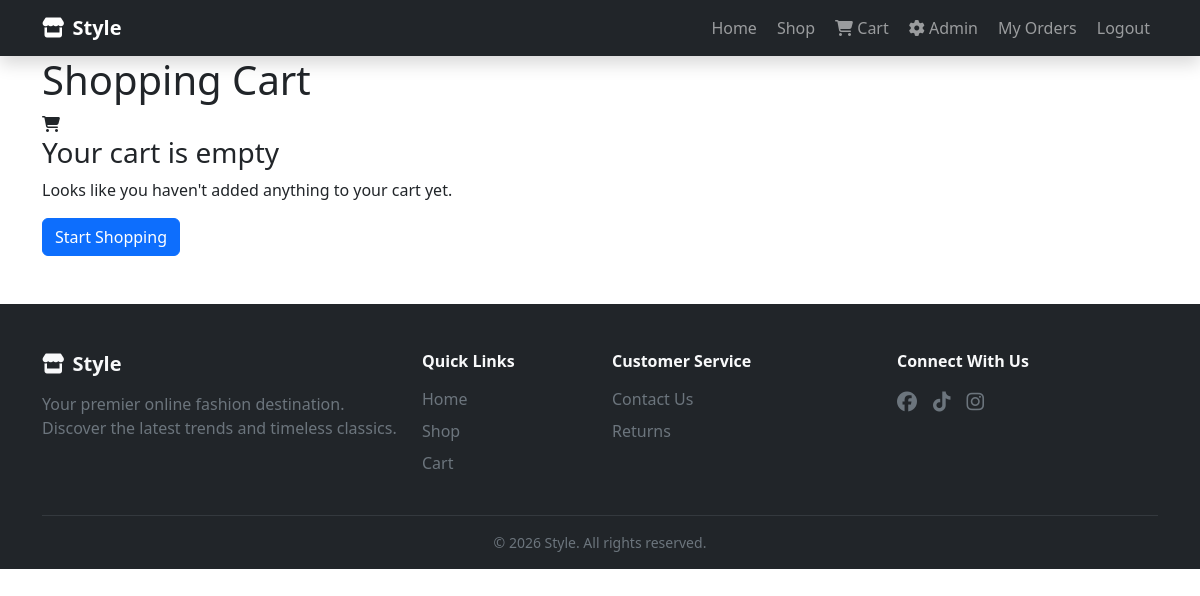
Page /cart (signed in) on the committed database.
### models.py (models this page shows)
class SiteSettings(db.Model):
    __tablename__ = 'site_settings'
    id = db.Column(db.Integer, primary_key=True)
    admin_id = db.Column(db.Integer, db.ForeignKey('users.id'), nullable=True, unique=True)
    hero_title = db.Column(db.String(200), default='Discover Your Style')
    hero_subtitle = db.Column(db.Text, default='Explore our curated collection of premium fashion pieces designed for the modern individual.')
    hero_bg_image = db.Column(db.String(300))
    site_name = db.Column(db.String(100), default='StyleShop')
    footer_about = db.Column(db.Text, default='Your premier online fashion destination. Discover the latest trends and timeless classics.')
    social_facebook = db.Column(db.String(300), default='#')
    social_tiktok = db.Column(db.String(300), default='#')
    social_instagram = db.Column(db.String(300), default='#')
    promo_enabled = db.Column(db.Boolean, default=True)
    promo_title = db.Column(db.String(200), default='Get 20% Off Your First Order')
    promo_subtitle = db.Column(db.Text, default='Sign up today and receive an exclusive discount on your first purchase.')
    @staticmethod
    def get_settings(admin_id=None):
        settings = SiteSettings.query.filter_by(admin_id=admin_id).first()
        if not settings:
            settings = SiteSettings(admin_id=admin_id)
            db.session.add(settings)
            db.session.commit()
        return settings

### routes/store.py (the view)
@store_bp.route('/cart')
def cart():
    cart = get_or_create_cart()
    return render_template('store/cart.html', cart=cart)

### models.py (called while the page is built)
    @property
    def item_count(self):
        return sum(item.quantity for item in self.items)

### routes/store.py (called while the page is built, shortened)
def get_or_create_cart():
    if current_user.is_authenticated:
        cart = Cart.query.filter_by(user_id=current_user.id).first()
    return cart

### templates/store/cart.html (shortened to what this page needs)
{% extends "base.html" %}
{% block content %}
<div class="container">
    <h1 class="page-title" id="cart-title">Shopping Cart</h1>
    {% if cart and cart.items %}
    <div class="cart-layout" id="cart-layout">
        <div class="cart-items">
            {% for item in cart.items %}
            <div class="cart-item" id="cart-item-{{ item.id }}">
                <div class="cart-item-image">
                    {% if item.product.image %}
                        <img src="{{ url_for('static', filename='uploads/' + item.product.image) }}" alt="{{ item.product.name }}">
                    {% else %}
                        <div class="cart-item-placeholder"><i class="fas fa-image"></i></div>
                    {% endif %}
                </div>
                <div class="cart-item-details">
                    <h3 class="cart-item-name">
                        <a href="{{ url_for('store.product_detail', product_id=item.product.id) }}">{{ item.product.name }}</a>
                    </h3>
                    <span class="cart-item-category">{{ item.product.category.name if item.product.category else '' }}</span>
                    <span class="cart-item-price">GH₵{{ "%.2f"|format(item.product.price) }}</span>
                </div>
                <div class="cart-item-quantity">
                    <form action="{{ url_for('store.update_cart', item_id=item.id) }}" method="POST" class="qty-form">
                        <div class="quantity-input">
                            <button type="button" class="qty-btn" onclick="this.nextElementSibling.stepDown(); this.form.submit();">-</button>
                            <input type="number" name="quantity" value="{{ item.quantity }}" min="1" max="{{ item.product.stock }}" onchange="this.form.submit()">
                            <button type="button" class="qty-btn" onclick="this.previousElementSibling.stepUp(); this.form.submit();">+</button>
                        </div>
                    </form>
                </div>
                <div class="cart-item-subtotal">
                    <span>GH₵{{ "%.2f"|format(item.subtotal) }}</span>
                </div>
                <form action="{{ url_for('store.remove_from_cart', item_id=item.id) }}" method="POST">
                    <button type="submit" class="btn-remove" title="Remove item" id="remove-{{ item.id }}">
                        <i class="fas fa-trash"></i>
                    </button>
                </form>
            </div>
            {% endfor %}
        </div>
        <div class="cart-summary" id="cart-summary">
            <h3>Order Summary</h3>
            <div class="summary-row">
                <span>Items ({{ cart.item_count }})</span>
                <span>GH₵{{ "%.2f"|format(cart.total) }}</span>
            </div>
            <div class="summary-row">
                <span>Shipping</span>
                <span class="free-shipping">Free</span>
            </div>
            <hr>
            <div class="summary-row summary-total">
                <span>Total</span>
                <span>GH₵{{ "%.2f"|format(cart.total) }}</span>
            </div>
            <a href="{{ url_for('store.checkout') }}" class="btn btn-primary btn-lg btn-full" id="checkout-btn">
                Proceed to Checkout
            </a>
            <a href="{{ url_for('store.shop') }}" class="btn btn-outline btn-full" id="continue-shopping-btn">
                Continue Shopping
            </a>
        </div>
    </div>
    {% else %}
    <div class="empty-state" id="empty-cart">
        <i class="fas fa-shopping-cart"></i>
        <h3>Your cart is empty</h3>
        <p>Looks like you haven't added anything to your cart yet.</p>
        <a href="{{ url_for('store.shop') }}" class="btn btn-primary">Start Shopping</a>
    </div>
    {% endif %}
</div>
{% endblock %}

### templates/base.html (shortened to what this page needs)
<!DOCTYPE html>
<html lang="en" data-bs-theme="light">
<head>
    <link href="https://cdn.jsdelivr.net/npm/bootstrap@5.3.3/dist/css/bootstrap.min.css" rel="stylesheet">
    <link rel="stylesheet" href="https://cdnjs.cloudflare.com/ajax/libs/font-awesome/6.5.1/css/all.min.css">
    <link rel="stylesheet" href="{{ url_for('static', filename='css/style.css') }}">
</head>
<body>
    <nav class="navbar navbar-expand-lg navbar-dark bg-dark sticky-top shadow" id="main-navbar">
        <div class="container">
            <a class="navbar-brand d-flex align-items-center gap-2 fw-bold" href="{{ url_for('store.home') }}" id="nav-logo">
                <i class="fas fa-store"></i>
                <span>{{ settings.site_name }}</span>
            </a>
            <div class="collapse navbar-collapse" id="navbarNav">
                <ul class="navbar-nav ms-auto align-items-lg-center gap-lg-1">
                    <li class="nav-item">
                        <a class="nav-link" href="{{ url_for('store.home') }}" id="nav-home">Home</a>
                    </li>
                    <li class="nav-item">
                        <a class="nav-link" href="{{ url_for('store.shop') }}" id="nav-shop">Shop</a>
                    </li>
                    <li class="nav-item">
                        <a class="nav-link position-relative" href="{{ url_for('store.cart') }}" id="nav-cart">
                            <i class="fas fa-shopping-cart"></i> Cart
                        </a>
                    </li>
                    {% if current_user.is_authenticated %}
                        {% if current_user.is_admin %}
                            <li class="nav-item">
                                <a class="nav-link" href="{{ url_for('admin.dashboard') }}" id="nav-admin">
                                    <i class="fas fa-cog"></i> Admin
                                </a>
                            </li>
                        {% endif %}
                        <li class="nav-item">
                            <a class="nav-link" href="{{ url_for('store.my_orders') }}" id="nav-orders">My Orders</a>
                        </li>
                        <li class="nav-item">
                            <a class="nav-link" href="{{ url_for('auth.logout') }}" id="nav-logout">Logout</a>
                        </li>
                    {% else %}
                        <li class="nav-item">
                            <a class="btn btn-outline-light btn-sm ms-lg-2" href="{{ url_for('auth.login') }}" id="nav-login">
                                <i class="fas fa-sign-in-alt"></i> Login
                            </a>
                        </li>
                    {% endif %}
                </ul>
            </div>
        </div>
    </nav>
    <main id="main-content">
        {% block content %}{% endblock %}
    </main>
    <footer class="bg-dark text-light pt-5 pb-3 mt-5" id="footer">
        <div class="container">
            <div class="row g-4">
                <div class="col-lg-4 col-md-6">
                    <h5 class="fw-bold mb-3"><i class="fas fa-store me-2"></i>{{ settings.site_name }}</h5>
                    <p class="text-secondary">{{ settings.footer_about }}</p>
                </div>
                <div class="col-lg-2 col-md-6">
                    <h6 class="fw-semibold mb-3">Quick Links</h6>
                    <ul class="list-unstyled">
                        <li class="mb-2"><a href="{{ url_for('store.home') }}" class="text-secondary text-decoration-none footer-link">Home</a></li>
                        <li class="mb-2"><a href="{{ url_for('store.shop') }}" class="text-secondary text-decoration-none footer-link">Shop</a></li>
                        <li class="mb-2"><a href="{{ url_for('store.cart') }}" class="text-secondary text-decoration-none footer-link">Cart</a></li>
                    </ul>
                </div>
                <div class="col-lg-3 col-md-6">
                    <h6 class="fw-semibold mb-3">Customer Service</h6>
                    <ul class="list-unstyled">
                        <li class="mb-2"><a href="#" class="text-secondary text-decoration-none footer-link">Contact Us</a></li>
                        <li class="mb-2"><a href="#" class="text-secondary text-decoration-none footer-link">Returns</a></li>
                    </ul>
                </div>
                <div class="col-lg-3 col-md-6">
                    <h6 class="fw-semibold mb-3">Connect With Us</h6>
                    <div class="d-flex gap-3">
                        <a href="{{ settings.social_facebook }}" class="text-secondary fs-5 footer-link" aria-label="Facebook" target="_blank" rel="noopener noreferrer"><i class="fab fa-facebook"></i></a>
                        <a href="{{ settings.social_tiktok }}" class="text-secondary fs-5 footer-link" aria-label="TikTok" target="_blank" rel="noopener noreferrer"><i class="fab fa-tiktok"></i></a>
                        <a href="{{ settings.social_instagram }}" class="text-secondary fs-5 footer-link" aria-label="Instagram" target="_blank" rel="noopener noreferrer"><i class="fab fa-instagram"></i></a>
                    </div>
                </div>
            </div>
            <hr class="border-secondary mt-4">
            <p class="text-center text-secondary mb-0 small">&copy; 2026 {{ settings.site_name }}. All rights reserved.</p>
        </div>
    </footer>
</body>
</html>

### rows in the picture
SiteSettings: site_name "Style", footer_about "Your premier online fashion destination. Discover the latest trends and timeless classics."
